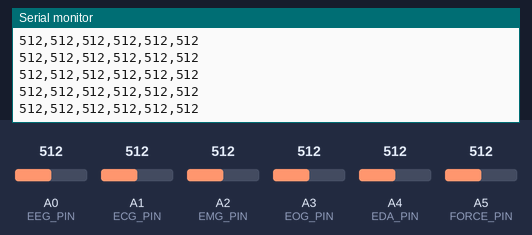
Bench run of a sketch on a simulated Arduino Uno, built with avr-gcc and run on an emulated ATmega328P. On the bench: the last lines printed to the serial monitor. Inputs (shaded band) come from the test bench; at power-on: A1 (ECG_PIN) = 512, A0 (EEG_PIN) = 512, A2 (EMG_PIN) = 512, A3 (EOG_PIN) = 512, A4 (EDA_PIN) = 512, A5 (FORCE_PIN) = 512.

Above: at 1.2 s.
1.3 s: A1 (ECG_PIN) set to 105
At 1.8 s:
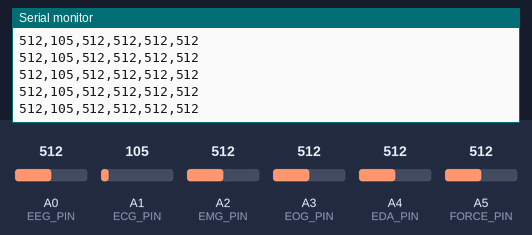
2.8 s: A1 (ECG_PIN) set to 90
At 3.8 s:
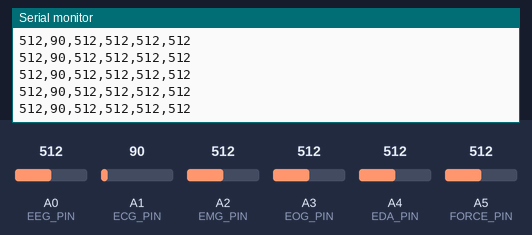
4.3 s: A0 (EEG_PIN) set to 107
At 5.1 s:
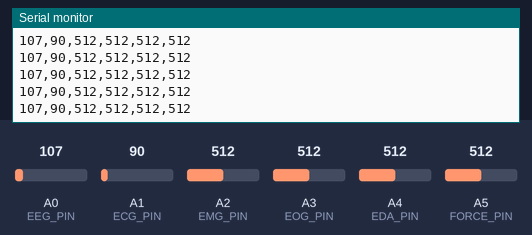
5.8 s: A0 (EEG_PIN) set to 94
At 6.6 s:
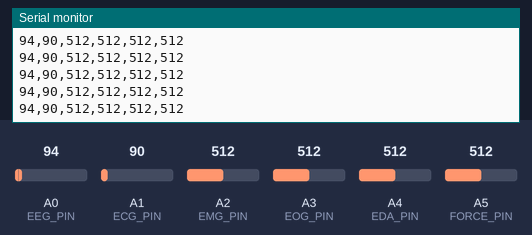
8.8 s: A2 (EMG_PIN) set to 111
At 9.6 s:
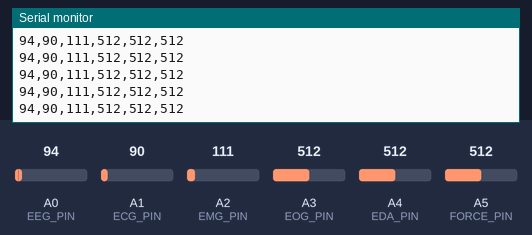
10.3 s: A2 (EMG_PIN) set to 91
At 11.0 s:
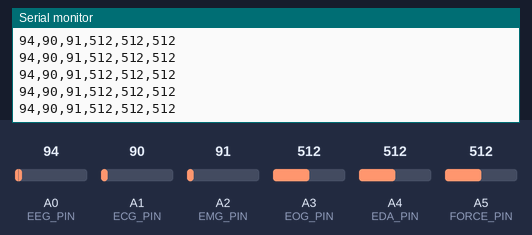
Timing chart, 0 to 12.8 s (numbered marks = the images above; inputs shaded):
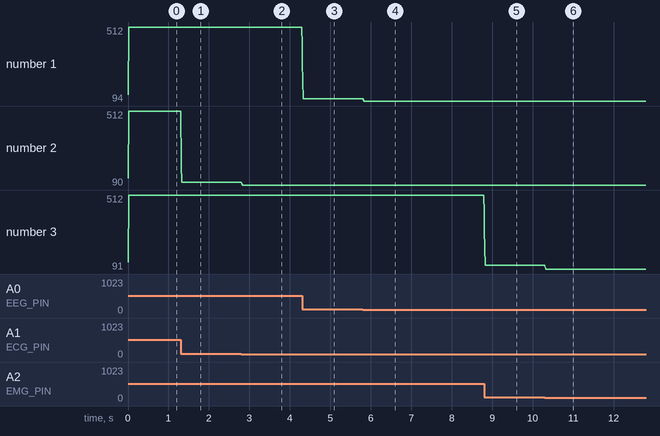

Measured:
- after the input at 1.3 s, the serial monitor: prints a new line at once (image 1)
- after the input at 2.8 s, the serial monitor: prints a new line at once (image 2)
- after the input at 4.3 s, the serial monitor: prints a new line at once (image 3)
- after the input at 5.8 s, the serial monitor: prints a new line at once (image 4)
- after the input at 8.8 s, the serial monitor: prints a new line at once (image 5)
- after the input at 10.3 s, the serial monitor: prints a new line at once (image 6)
- plotted number 1: 512 → 107 after the input at 4.3 s, 107 → 94 after the input at 5.8 s
- plotted number 2: 512 → 105 after the input at 1.3 s, 105 → 90 after the input at 2.8 s

The sketch:

main.ino
```cpp
/*
  Embedded Multimodal Biomechanical Sensor System
  Author: Anurag Yadav

  Description:
  This firmware performs real-time acquisition of multiple
  biomechanical and biomedical signals using analog inputs.
  The acquired data is streamed over serial communication
  in CSV format for visualization and analysis.

  Note:
  All biosignals (EEG, ECG, EMG, EOG, EDA) are assumed to be
  pre-conditioned using appropriate analog front-end circuitry
  (instrumentation amplifiers and filters) before ADC input.
*/

// ---------------- Pin Configuration ----------------
#define EEG_PIN     A0
#define ECG_PIN     A1
#define EMG_PIN     A2
#define EOG_PIN     A3
#define EDA_PIN     A4
#define FORCE_PIN   A5

// ---------------- Sampling Parameters ----------------
#define SAMPLE_DELAY_MS 5      // ~200 Hz sampling rate
#define AVG_WINDOW      4      // Moving average window size

// ---------------- Variables ----------------
int eeg_buf[AVG_WINDOW], ecg_buf[AVG_WINDOW], emg_buf[AVG_WINDOW];
int eog_buf[AVG_WINDOW], eda_buf[AVG_WINDOW], force_buf[AVG_WINDOW];
int idx = 0;

// ---------------- Function Prototypes ----------------
int movingAverage(int *buffer);

// ---------------- Setup ----------------
void setup() {
  Serial.begin(115200);
  analogReference(DEFAULT);

  // CSV Header for data logging
  Serial.println("EEG,ECG,EMG,EOG,EDA,FORCE");

  // Initialize buffers
  for (int i = 0; i < AVG_WINDOW; i++) {
    eeg_buf[i] = ecg_buf[i] = emg_buf[i] = 0;
    eog_buf[i] = eda_buf[i] = force_buf[i] = 0;
  }
}

// ---------------- Main Loop ----------------
void loop() {

  // Read analog signals
  eeg_buf[idx]   = analogRead(EEG_PIN);
  ecg_buf[idx]   = analogRead(ECG_PIN);
  emg_buf[idx]   = analogRead(EMG_PIN);
  eog_buf[idx]   = analogRead(EOG_PIN);
  eda_buf[idx]   = analogRead(EDA_PIN);
  force_buf[idx] = analogRead(FORCE_PIN);

  // Increment buffer index
  idx = (idx + 1) % AVG_WINDOW;

  // Compute averaged values
  int eeg   = movingAverage(eeg_buf);
  int ecg   = movingAverage(ecg_buf);
  int emg   = movingAverage(emg_buf);
  int eog   = movingAverage(eog_buf);
  int eda   = movingAverage(eda_buf);
  int force = movingAverage(force_buf);

  // Transmit data (CSV format)
  Serial.print(eeg);   Serial.print(",");
  Serial.print(ecg);   Serial.print(",");
  Serial.print(emg);   Serial.print(",");
  Serial.print(eog);   Serial.print(",");
  Serial.print(eda);   Serial.print(",");
  Serial.println(force);

  delay(SAMPLE_DELAY_MS);
}

// ---------------- Moving Average Filter ----------------
int movingAverage(int *buffer) {
  long sum = 0;
  for (int i = 0; i < AVG_WINDOW; i++) {
    sum += buffer[i];
  }
  return sum / AVG_WINDOW;
}
```
